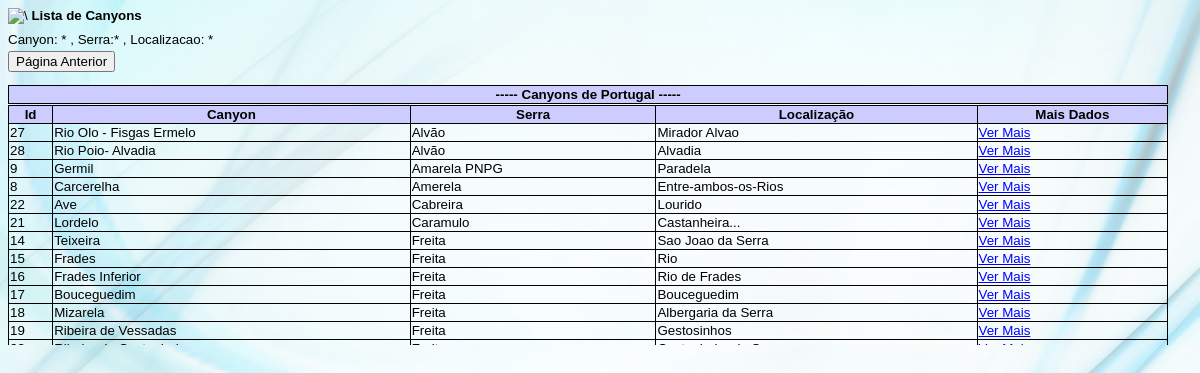
Page /src/lista_canyons.php on the committed database.
### tables this page shows
CREATE TABLE `dadoscanyons` (
  `id` int(11) NOT NULL,
  `canyon` text NOT NULL,
  `nomeserra` text NOT NULL,
  `localizacao` text NOT NULL,
  `povoacaoinicio` text NOT NULL,
  `povoacaofim` text NOT NULL,
  `dificuldade` text NOT NULL,
  `maiorrapel` text NOT NULL,
  `horarioacesso` text NOT NULL,
  `horarioretorno` text NOT NULL,
  `descida` text NOT NULL,
  `desnivel` text NOT NULL,
  `croqui` text NOT NULL,
  `geolatitude` text NOT NULL,
  `geolongitude` text NOT NULL,
  `observacoes` text NOT NULL,
  `usersys` text NOT NULL,
  `datasys` datetime NOT NULL DEFAULT CURRENT_TIMESTAMP
);

### src/lista_canyons.php (the view, shortened to what this page needs)
<html>
<head>
	<link rel="stylesheet" type="text/css" href="..\css\style.css">
</head>
<tr>
<td><img src="https://canyonsportugal.000webhostapp.com/img/TrailAPP2.jpg" alt=\ /><b> Lista de Canyons</b>  </p>
</tr>
</html>
<?php
include_once("dbconnect.php");
if(isset($_GET['canyon'])){
	$canyon=$_GET['canyon'];
	$nomeserra=$_GET['serra'];
	$localizacao=$_GET['localizacao'];
}else{
	$canyon="*";
	$nomeserra="*";
	$localizacao="*";
}
echo "Canyon: $canyon  , Serra:$nomeserra  , Localizacao: $localizacao </p>";
$canyon = str_replace("*", "%", $canyon);
$nomeserra = str_replace("*", "%", $nomeserra);
$localizacao = str_replace("*", "%", $localizacao);
$stq  = "SELECT * FROM dadoscanyons WHERE ID > 0  ";
if ($canyon != ''){
	$stq = $stq . " AND canyon LIKE '$canyon' ";
}
if ($nomeserra != ''){
	$stq = $stq . " AND nomeserra LIKE '$nomeserra' ";
}
if ($localizacao != ''){
	$stq = $stq . " AND localizacao LIKE '$localizacao' ";
}
$stq = $stq . " ORDER BY nomeserra ASC;";
$result = mysqli_query($con, $stq );
?>
<html>
<body>
<form> <button type="submit" formaction="pesquisa_canyon.html">Página Anterior</button> </form>
<div style="overflow:scroll;height:20px;width:98%;overflow:auto">
	<table width='100%' border= 0px>
		<thead>
			<tr bgcolor="#ccccff">
			<th>----- Canyons de Portugal -----</th>
			</tr>
		</thead>
	</table>
</div>
<div style="overflow:scroll;height:240px;width:98%;overflow:auto">
	<table width='100%' border= 0px>
		<thead>
			<tr bgcolor="#ccccff">
			<th>Id</th>
			<th>Canyon</th>
			<th>Serra</th>
			<th>Localização</th>
			<th>Mais Dados</th>
			</tr>
		</thead>
	<tbody>
	<?php
	 while($res = mysqli_fetch_array($result)) {
		echo "<tr>";
		echo "<td>".$res['id']."</td>";
		echo "<td>".$res['canyon']."</td>";
		echo "<td>".$res['nomeserra']."</td>";
		echo "<td>".$res['localizacao']."</td>";
		echo "<td><a href=\"ver_um_canyon.php?id=$res[id]\">Ver Mais</a></td>";
		echo "</tr>";
	}
	?>
		</tbody>
	</table>
</div>
</body>
</html>

### css/style.css (style rules this page uses)
table, th, td { border: 1px solid black; border-collapse: collapse; }
body { color: #000000; font-family: arial; verdana; font-size: 10pt; background-color: #ffffff; background: url('../img/imagem3.jpg') center center no-repeat fixed; -webkit-background-size: cover; -moz-background-size: cover; -o-background-size: cover; background-size: cover; }
tr { font-size: 10pt; }
a:link { color: blue; text-decoration: underline }

### rows in the picture
dadoscanyons: id "27", canyon "Rio Olo - Fisgas Ermelo", nomeserra "Alvão", localizacao "Mirador Alvao"
dadoscanyons: id "28", canyon "Rio Poio- Alvadia", nomeserra "Alvão", localizacao "Alvadia"
dadoscanyons: id "9", canyon "Germil", nomeserra "Amarela PNPG", localizacao "Paradela"
dadoscanyons: id "8", canyon "Carcerelha", nomeserra "Amerela", localizacao "Entre-ambos-os-Rios"
dadoscanyons: id "22", canyon "Ave", nomeserra "Cabreira", localizacao "Lourido"
dadoscanyons: id "21", canyon "Lordelo", nomeserra "Caramulo", localizacao "Castanheira..."
dadoscanyons: id "14", canyon "Teixeira", nomeserra "Freita", localizacao "Sao Joao da Serra"
dadoscanyons: id "15", canyon "Frades", nomeserra "Freita", localizacao "Rio"
dadoscanyons: id "16", canyon "Frades Inferior", nomeserra "Freita", localizacao "Rio de Frades"
dadoscanyons: id "17", canyon "Bouceguedim", nomeserra "Freita", localizacao "Bouceguedim"
dadoscanyons: id "18", canyon "Mizarela", nomeserra "Freita", localizacao "Albergaria da Serra"
dadoscanyons: id "19", canyon "Ribeira de Vessadas", nomeserra "Freita", localizacao "Gestosinhos"

### other values in the picture
$canyon "*"
$nomeserra "*"
$localizacao "*"
